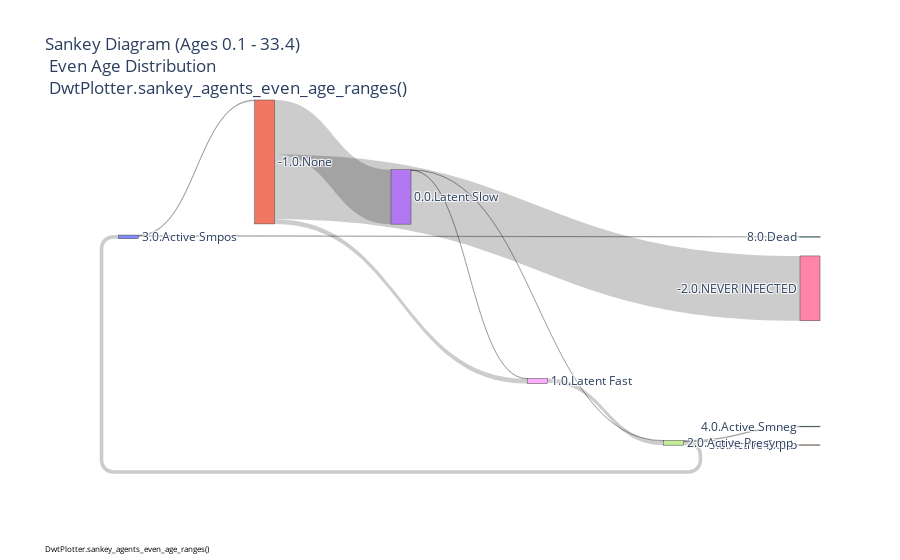
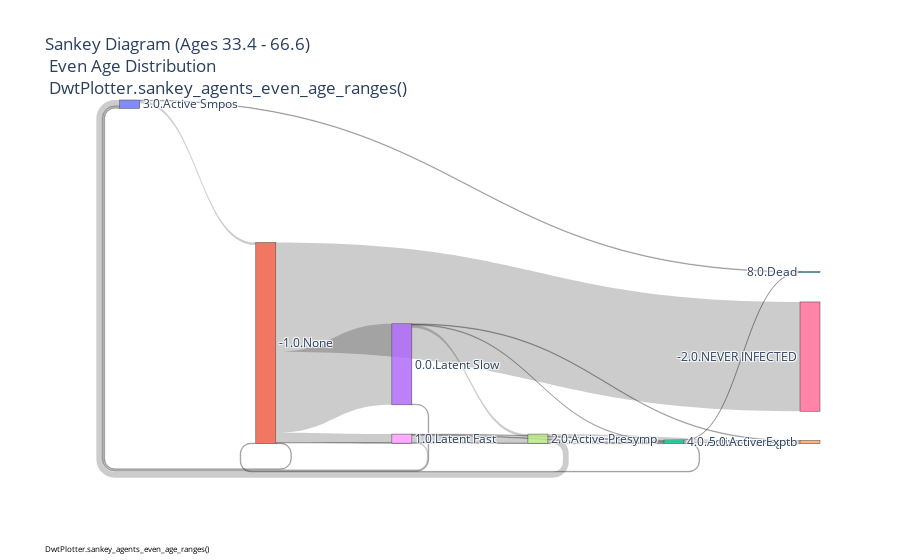

The notebook cell these images were saved under, in order:
### Code cell
# Sankey diagrams with even age ranges
analyzer.sankey_agents_even_age_ranges(number_of_plots=3, scenario="Even Age Distribution")

### Figure 1 — Plotly figure (JSON) as saved in the notebook; plotly's stock layout.template omitted (floating-point values rounded to 4 significant figures)
{"data": [{"link": {"source": [1, 1, 1, 3, 3, 8, 7, 7, 7, 0, 0], "target": [6, 3, 8, 8, 7, 7, 0, 2, 4, 1, 5], "value": [180, 151, 13, 1, 1, 12, 10, 2, 1, 2, 1]}, "node": {"label": ["3.0.Active Smpos", "-1.0.None", "4.0.Active Smneg", "0.0.Latent Slow", "5.0.Active Exptb", "8.0.Dead", "-2.0.NEVER INFECTED", "2.0.Active Presymp", "1.0.Latent Fast"], "pad": 15, "thickness": 20}, "type": "sankey"}], "layout": {"annotations": [{"font": {"color": "black", "size": 8}, "showarrow": false, "text": "DwtPlotter.sankey_agents_even_age_ranges()", "x": -0.05, "xref": "paper", "y": -0.2, "yref": "paper"}], "title": {"text": "Sankey Diagram (Ages 0.1 - 33.4)<br> Even Age Distribution <br> DwtPlotter.sankey_agents_even_age_ranges()"}}}

### Figure 2 — Plotly figure (JSON) as saved in the notebook; plotly's stock layout.template omitted (floating-point values rounded to 4 significant figures)
{"data": [{"link": {"source": [1, 1, 1, 1, 1, 3, 3, 3, 3, 8, 8, 8, 8, 7, 7, 7, 0, 0, 2, 2], "target": [6, 3, 8, 0, 2, 7, 0, 2, 4, 7, 0, 2, 4, 0, 2, 4, 1, 5, 1, 5], "value": [170, 126, 15, 1, 1, 4, 1, 1, 1, 11, 2, 1, 1, 9, 3, 3, 4, 1, 1, 1]}, "node": {"label": ["3.0.Active Smpos", "-1.0.None", "4.0.Active Smneg", "0.0.Latent Slow", "5.0.Active Exptb", "8.0.Dead", "-2.0.NEVER INFECTED", "2.0.Active Presymp", "1.0.Latent Fast"], "pad": 15, "thickness": 20}, "type": "sankey"}], "layout": {"annotations": [{"font": {"color": "black", "size": 8}, "showarrow": false, "text": "DwtPlotter.sankey_agents_even_age_ranges()", "x": -0.05, "xref": "paper", "y": -0.2, "yref": "paper"}], "title": {"text": "Sankey Diagram (Ages 33.4 - 66.6)<br> Even Age Distribution <br> DwtPlotter.sankey_agents_even_age_ranges()"}}}
